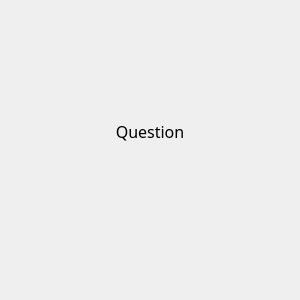
<?xml version="1.0" encoding="UTF-8"?>
<ui version="4.0">
 <class>Dialog</class>
 <widget class="QDialog" name="Dialog">
  <property name="geometry">
   <rect>
    <x>0</x>
    <y>0</y>
    <width>300</width>
    <height>300</height>
   </rect>
  </property>
  <property name="minimumSize">
   <size>
    <width>300</width>
    <height>300</height>
   </size>
  </property>
  <property name="maximumSize">
   <size>
    <width>300</width>
    <height>300</height>
   </size>
  </property>
  <property name="windowTitle">
   <string>Dialog</string>
  </property>
  <widget class="QLabel" name="label">
   <property name="geometry">
    <rect>
     <x>0</x>
     <y>0</y>
     <width>300</width>
     <height>300</height>
    </rect>
   </property>
   <property name="text">
    <string/>
   </property>
   <property name="pixmap">
    <pixmap resource="confirmDialogRsc.qrc">:/png files/confirmDialog.png</pixmap>
   </property>
  </widget>
  <widget class="QLabel" name="yesBtt">
   <property name="geometry">
    <rect>
     <x>0</x>
     <y>260</y>
     <width>150</width>
     <height>40</height>
    </rect>
   </property>
   <property name="text">
    <string/>
   </property>
   <property name="pixmap">
    <pixmap resource="confirmDialogRsc.qrc">:/png files/yesBtt.png</pixmap>
   </property>
  </widget>
  <widget class="QLabel" name="noBtt">
   <property name="geometry">
    <rect>
     <x>150</x>
     <y>260</y>
     <width>150</width>
     <height>40</height>
    </rect>
   </property>
   <property name="text">
    <string/>
   </property>
   <property name="pixmap">
    <pixmap resource="confirmDialogRsc.qrc">:/png files/noBtt.png</pixmap>
   </property>
  </widget>
  <widget class="QLabel" name="questionTxt">
   <property name="geometry">
    <rect>
     <x>0</x>
     <y>120</y>
     <width>300</width>
     <height>80</height>
    </rect>
   </property>
   <property name="font">
    <font>
     <family>Impact</family>
     <pointsize>12</pointsize>
    </font>
   </property>
   <property name="layoutDirection">
    <enum>Qt::LeftToRight</enum>
   </property>
   <property name="text">
    <string>Question</string>
   </property>
   <property name="scaledContents">
    <bool>false</bool>
   </property>
   <property name="alignment">
    <set>Qt::AlignHCenter|Qt::AlignTop</set>
   </property>
  </widget>
 </widget>
 <resources>
  <include location="confirmDialogRsc.qrc"/>
 </resources>
 <connections/>
</ui>
